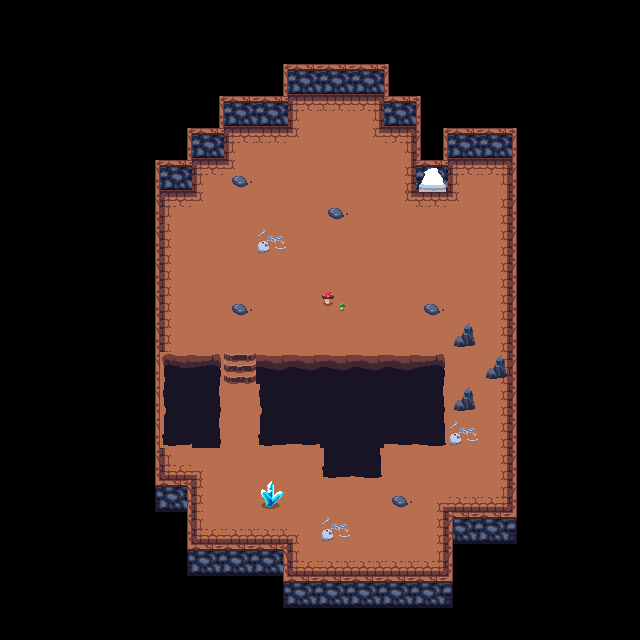

Rendered tile map (Tiled .tmx) drawn with the repository's tilesets; below, a short description and the full map source, tile grids included:
An orthogonal 20x20 tile map with 32x32 px tiles, 3 tile layers (belowplayer, worldlayer, aboveplayer).

<map version="1.0" tiledversion="1.0.3" orientation="orthogonal" renderorder="right-down" width="20" height="20" tilewidth="32" tileheight="32" nextobjectid="1">
 <tileset firstgid="1" name="dungeon" tilewidth="32" tileheight="32" tilecount="64" columns="8">
  <image source="../Downloads/tileset_dungeon.png" width="256" height="256" />
 </tileset>
 <layer name="belowplayer" width="20" height="20">
  <data encoding="csv">
0,0,0,0,0,0,0,0,0,0,0,0,0,0,0,0,0,0,0,0,
0,0,0,0,0,0,0,0,0,0,0,0,0,0,0,0,0,0,0,0,
0,0,0,0,0,0,0,0,0,0,0,0,0,0,0,0,0,0,0,0,
0,0,0,0,0,0,0,0,0,33,34,35,0,0,0,0,0,0,0,0,
0,0,0,0,0,0,0,33,34,60,42,59,35,0,0,0,0,0,0,0,
0,0,0,0,0,0,33,60,42,42,42,42,43,0,33,35,0,0,0,0,
0,0,0,0,0,33,60,42,42,42,42,42,59,34,60,43,0,0,0,0,
0,0,0,0,0,41,42,42,42,42,42,42,42,42,42,43,0,0,0,0,
0,0,0,0,0,41,42,42,42,42,42,42,42,42,42,43,0,0,0,0,
0,0,0,0,0,41,42,42,42,42,42,42,42,42,42,43,0,0,0,0,
0,0,0,0,0,41,42,42,42,42,42,42,42,42,42,43,0,0,0,0,
0,0,0,0,0,41,42,42,42,42,42,42,42,42,42,43,0,0,0,0,
0,0,0,0,0,41,42,42,42,42,42,42,42,42,42,43,0,0,0,0,
0,0,0,0,0,41,42,42,42,42,42,42,42,42,42,43,0,0,0,0,
0,0,0,0,0,49,58,42,42,42,42,42,42,42,42,43,0,0,0,0,
0,0,0,0,0,0,41,42,42,42,42,42,42,57,50,51,0,0,0,0,
0,0,0,0,0,0,49,50,50,58,42,42,42,43,11,0,0,0,0,0,
0,0,0,0,0,0,0,0,0,49,50,50,50,51,0,0,0,0,0,0,
0,0,0,0,0,0,0,0,0,0,0,0,0,0,0,0,0,0,0,0,
0,0,0,0,0,0,0,0,0,0,0,0,0,0,0,0,0,0,0,0
</data>
 </layer>
 <layer name="worldlayer" width="20" height="20">
  <data encoding="csv">
0,0,0,0,0,0,0,0,0,0,0,0,0,0,0,0,0,0,0,0,
0,0,0,0,0,0,0,0,0,0,0,0,0,0,0,0,0,0,0,0,
0,0,0,0,0,0,0,0,9,2,2,2,11,0,0,0,0,0,0,0,
0,0,0,0,0,0,9,2,2,0,0,0,2,11,0,0,0,0,0,0,
0,0,0,0,0,9,2,0,0,0,0,0,0,12,2,2,11,0,0,0,
0,0,0,0,9,2,0,0,0,0,0,0,0,2,0,0,11,0,0,0,
0,0,0,0,9,0,0,0,0,0,0,0,0,0,0,0,11,0,0,0,
0,0,0,0,9,0,0,0,0,0,0,0,0,0,0,0,11,0,0,0,
0,0,0,0,9,0,0,0,0,0,0,0,0,0,0,0,11,0,0,0,
0,0,0,0,9,0,0,0,0,0,0,0,0,0,0,0,11,0,0,0,
0,0,0,0,9,0,0,0,0,0,0,0,0,0,8,0,11,0,0,0,
0,0,0,0,9,37,39,36,38,38,38,38,38,39,0,8,11,0,0,0,
0,0,0,0,9,45,47,0,45,46,46,46,46,47,8,0,11,0,0,0,
0,0,0,0,9,53,47,0,53,54,46,46,54,55,0,0,11,0,0,0,
0,0,0,0,9,0,0,0,0,0,53,55,0,0,0,0,11,0,0,0,
0,0,0,0,17,18,0,0,0,0,0,0,0,0,0,0,11,0,0,0,
0,0,0,0,0,9,0,0,0,0,0,0,0,0,18,18,19,0,0,0,
0,0,0,0,0,17,18,18,18,0,0,0,0,0,11,0,0,0,0,0,
0,0,0,0,0,0,0,0,17,18,18,18,18,18,0,0,0,0,0,0,
0,0,0,0,0,0,0,0,0,0,0,0,0,0,0,0,0,0,0,0
</data>
 </layer>
 <layer name="aboveplayer" width="20" height="20">
  <data encoding="csv">
0,0,0,0,0,0,0,0,0,0,0,0,0,0,0,0,0,0,0,0,
0,0,0,0,0,0,0,0,0,0,0,0,0,0,0,0,0,0,0,0,
0,0,0,0,0,0,0,0,0,0,0,0,0,0,0,0,0,0,0,0,
0,0,0,0,0,0,0,0,0,0,0,0,0,0,0,0,0,0,0,0,
0,0,0,0,0,0,0,0,0,0,0,0,0,0,0,0,0,0,0,0,
0,0,0,0,0,0,0,7,0,0,0,0,0,6,0,0,0,0,0,0,
0,0,0,0,0,0,0,0,0,0,7,0,0,0,0,0,0,0,0,0,
0,0,0,0,0,0,0,0,24,0,0,0,0,0,0,0,0,0,0,0,
0,0,0,0,0,0,0,0,0,0,0,0,0,0,0,0,0,0,0,0,
0,0,0,0,0,0,0,7,0,0,16,0,0,7,0,0,0,0,0,0,
0,0,0,0,0,0,0,0,0,0,0,0,0,0,0,0,0,0,0,0,
0,0,0,0,0,0,0,0,0,0,0,0,0,0,0,0,0,0,0,0,
0,0,0,0,0,0,0,0,0,0,0,0,0,0,0,0,0,0,0,0,
0,0,0,0,0,0,0,0,0,0,0,0,0,0,24,0,0,0,0,0,
0,0,0,0,0,0,0,42,0,0,0,0,0,0,0,0,0,0,0,0,
0,0,0,0,0,9,0,0,22,0,0,0,7,0,0,0,0,0,0,0,
0,0,0,0,0,0,0,0,0,0,24,0,0,0,11,0,0,0,0,0,
0,0,0,0,0,0,0,0,9,0,0,0,0,0,0,0,0,0,0,0,
0,0,0,0,0,0,0,0,0,0,0,0,0,0,19,0,0,0,0,0,
0,0,0,0,0,0,0,0,0,0,0,0,0,0,0,0,0,0,0,0
</data>
 </layer>
</map>
